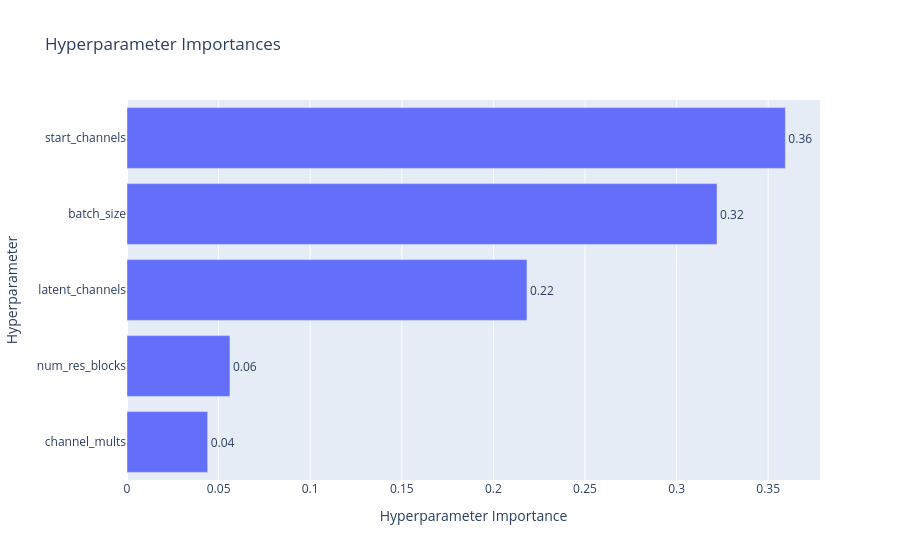

Notebook cell for this chart:
### Code cell
plot_param_importances(study)

### Figure 1 — Plotly figure (JSON) as saved in the notebook; plotly's stock layout.template omitted (floating-point values rounded to 4 significant figures)
{"data": [{"cliponaxis": false, "hovertemplate": ["channel_mults (CategoricalDistribution): 0.044040354179806986<extra></extra>", "num_res_blocks (IntDistribution): 0.05619434650814193<extra></extra>", "latent_channels (IntDistribution): 0.21832716371011063<extra></extra>", "batch_size (CategoricalDistribution): 0.3220711744159847<extra></extra>", "start_channels (CategoricalDistribution): 0.35936696118595585<extra></extra>"], "name": "Objective Value", "orientation": "h", "text": ["0.04", "0.06", "0.22", "0.32", "0.36"], "textposition": "outside", "type": "bar", "x": [0.04404, 0.05619, 0.2183, 0.3221, 0.3594], "y": ["channel_mults", "num_res_blocks", "latent_channels", "batch_size", "start_channels"]}], "layout": {"title": {"text": "Hyperparameter Importances"}, "xaxis": {"title": {"text": "Hyperparameter Importance"}}, "yaxis": {"title": {"text": "Hyperparameter"}}}}
